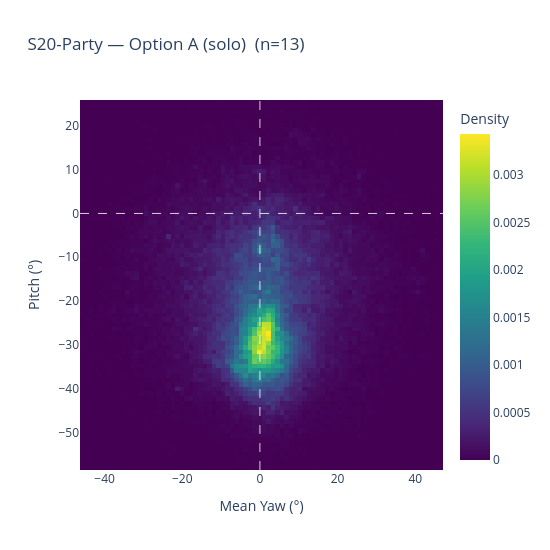
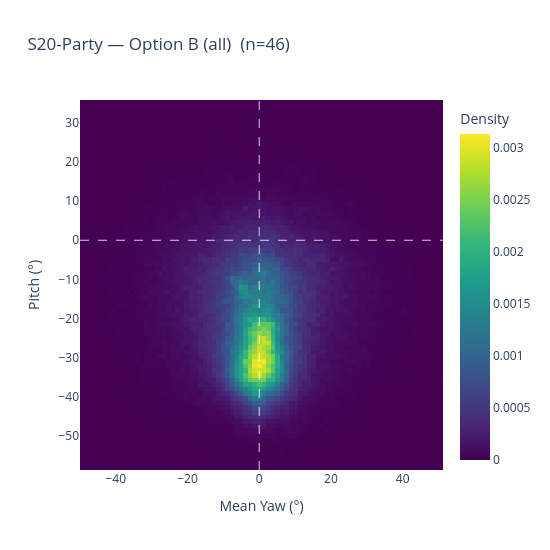
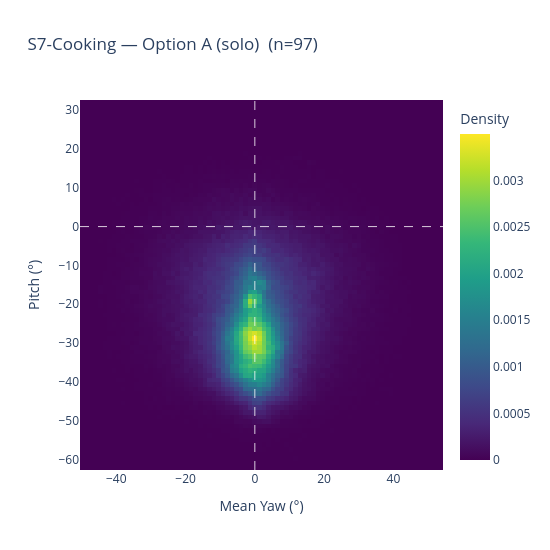
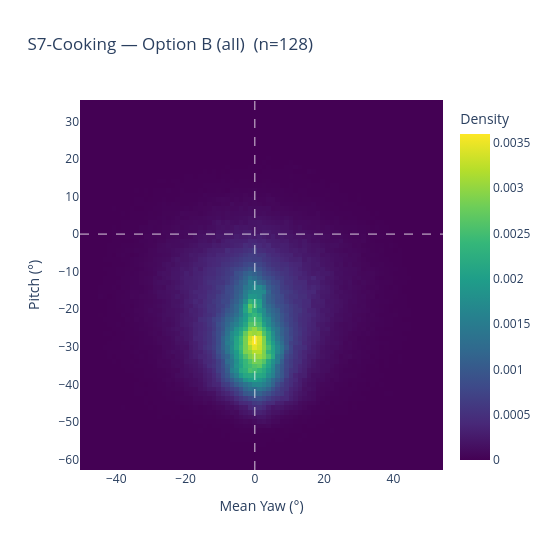

The cell these charts' notebook holds for them, in order:
### Code cell
for script in PAIRED_ACTIVITIES:
    compare_options(script, catalog_raw, all_dfs)

### Figure 1 — Plotly figure (JSON) as saved in the notebook; plotly's stock layout.template omitted (floating-point values rounded to 4 significant figures; data arrays with more than 128 entries replaced by an {"elided": "..."} marker saying what was removed)
{"data": [{"colorbar": {"title": {"text": "Density"}}, "colorscale": [[0, "#440154"], [0.1111, "#482878"], [0.2222, "#3e4989"], [0.3333, "#31688e"], [0.4444, "#26828e"], [0.5556, "#1f9e89"], [0.6667, "#35b779"], [0.7778, "#6ece58"], [0.8889, "#b5de2b"], [1, "#fde725"]], "type": "heatmap", "x": [-45.74, -44.58, -43.41, -42.24, -41.07, -39.9, -38.73, -37.57, -36.4, -35.23, -34.06, -32.89, -31.72, -30.56, -29.39, -28.22, -27.05, -25.88, -24.71, -23.55, -22.38, -21.21, -20.04, -18.87, -17.7, -16.54, -15.37, -14.2, -13.03, -11.86, -10.69, -9.525, -8.357, -7.188, -6.02, -4.852, -3.683, -2.515, -1.346, -0.1781, 0.9903, 2.159, 3.327, 4.495, 5.664, 6.832, 8.0, 9.169, 10.34, 11.51, 12.67, 13.84, 15.01, 16.18, 17.35, 18.52, 19.68, 20.85, 22.02, 23.19, 24.36, 25.53, 26.69, 27.86, 29.03, 30.2, 31.37, 32.54, 33.7, 34.87, 36.04, 37.21, 38.38, 39.55, 40.71, 41.88, 43.05, 44.22, 45.39, 46.56], "y": [-58.06, -57.0, -55.94, -54.89, -53.83, -52.78, -51.72, -50.66, -49.61, -48.55, -47.49, -46.44, -45.38, -44.33, -43.27, -42.21, -41.16, -40.1, -39.04, -37.99, -36.93, -35.88, -34.82, -33.76, -32.71, -31.65, -30.6, -29.54, -28.48, -27.43, -26.37, -25.31, -24.26, -23.2, -22.15, -21.09, -20.03, -18.98, -17.92, -16.86, -15.81, -14.75, -13.7, -12.64, -11.58, -10.53, -9.472, -8.416, -7.359, -6.303, -5.247, -4.191, -3.135, -2.078, -1.022, 0.0339, 1.09, 2.146, 3.202, 4.259, 5.315, 6.371, 7.427, 8.483, 9.54, 10.6, 11.65, 12.71, 13.76, 14.82, 15.88, 16.93, 17.99, 19.05, 20.1, 21.16, 22.21, 23.27, 24.33, 25.38], "z": {"elided": "80x80 float values"}}], "layout": {"autosize": false, "height": 550, "shapes": [{"line": {"color": "white", "dash": "dash", "width": 0.8}, "type": "line", "x0": 0, "x1": 1, "xref": "x domain", "y0": 0, "y1": 0, "yref": "y"}, {"line": {"color": "white", "dash": "dash", "width": 0.8}, "type": "line", "x0": 0, "x1": 0, "xref": "x", "y0": 0, "y1": 1, "yref": "y domain"}], "title": {"text": "S20-Party — Option A (solo)  (n=13)"}, "width": 550, "xaxis": {"title": {"text": "Mean Yaw (°)"}}, "yaxis": {"title": {"text": "Pitch (°)"}}}}

### Figure 2 — Plotly figure (JSON) as saved in the notebook; plotly's stock layout.template omitted (floating-point values rounded to 4 significant figures; data arrays with more than 128 entries replaced by an {"elided": "..."} marker saying what was removed)
{"data": [{"colorbar": {"title": {"text": "Density"}}, "colorscale": [[0, "#440154"], [0.1111, "#482878"], [0.2222, "#3e4989"], [0.3333, "#31688e"], [0.4444, "#26828e"], [0.5556, "#1f9e89"], [0.6667, "#35b779"], [0.7778, "#6ece58"], [0.8889, "#b5de2b"], [1, "#fde725"]], "type": "heatmap", "x": [-49.34, -48.08, -46.81, -45.55, -44.28, -43.02, -41.75, -40.49, -39.22, -37.95, -36.69, -35.42, -34.16, -32.89, -31.63, -30.36, -29.1, -27.83, -26.57, -25.3, -24.04, -22.77, -21.51, -20.24, -18.98, -17.71, -16.44, -15.18, -13.91, -12.65, -11.38, -10.12, -8.853, -7.587, -6.322, -5.057, -3.791, -2.526, -1.261, 0.004495, 1.27, 2.535, 3.8, 5.066, 6.331, 7.596, 8.862, 10.13, 11.39, 12.66, 13.92, 15.19, 16.45, 17.72, 18.98, 20.25, 21.51, 22.78, 24.05, 25.31, 26.58, 27.84, 29.11, 30.37, 31.64, 32.9, 34.17, 35.43, 36.7, 37.96, 39.23, 40.49, 41.76, 43.02, 44.29, 45.56, 46.82, 48.09, 49.35, 50.62], "y": [-58.16, -56.98, -55.79, -54.61, -53.43, -52.25, -51.06, -49.88, -48.7, -47.52, -46.33, -45.15, -43.97, -42.78, -41.6, -40.42, -39.24, -38.05, -36.87, -35.69, -34.51, -33.32, -32.14, -30.96, -29.77, -28.59, -27.41, -26.23, -25.04, -23.86, -22.68, -21.5, -20.31, -19.13, -17.95, -16.77, -15.58, -14.4, -13.22, -12.03, -10.85, -9.669, -8.486, -7.303, -6.121, -4.938, -3.755, -2.573, -1.39, -0.2072, 0.9755, 2.158, 3.341, 4.524, 5.706, 6.889, 8.072, 9.255, 10.44, 11.62, 12.8, 13.99, 15.17, 16.35, 17.53, 18.72, 19.9, 21.08, 22.26, 23.45, 24.63, 25.81, 27.0, 28.18, 29.36, 30.54, 31.73, 32.91, 34.09, 35.27], "z": {"elided": "80x80 float values"}}], "layout": {"autosize": false, "height": 550, "shapes": [{"line": {"color": "white", "dash": "dash", "width": 0.8}, "type": "line", "x0": 0, "x1": 1, "xref": "x domain", "y0": 0, "y1": 0, "yref": "y"}, {"line": {"color": "white", "dash": "dash", "width": 0.8}, "type": "line", "x0": 0, "x1": 0, "xref": "x", "y0": 0, "y1": 1, "yref": "y domain"}], "title": {"text": "S20-Party — Option B (all)  (n=46)"}, "width": 550, "xaxis": {"title": {"text": "Mean Yaw (°)"}}, "yaxis": {"title": {"text": "Pitch (°)"}}}}

### Figure 3 — Plotly figure (JSON) as saved in the notebook; plotly's stock layout.template omitted (floating-point values rounded to 4 significant figures; data arrays with more than 128 entries replaced by an {"elided": "..."} marker saying what was removed)
{"data": [{"colorbar": {"title": {"text": "Density"}}, "colorscale": [[0, "#440154"], [0.1111, "#482878"], [0.2222, "#3e4989"], [0.3333, "#31688e"], [0.4444, "#26828e"], [0.5556, "#1f9e89"], [0.6667, "#35b779"], [0.7778, "#6ece58"], [0.8889, "#b5de2b"], [1, "#fde725"]], "type": "heatmap", "x": [-49.83, -48.52, -47.21, -45.9, -44.59, -43.28, -41.97, -40.66, -39.35, -38.04, -36.73, -35.42, -34.11, -32.8, -31.49, -30.18, -28.87, -27.56, -26.25, -24.94, -23.63, -22.31, -21.0, -19.69, -18.38, -17.07, -15.76, -14.45, -13.14, -11.83, -10.52, -9.214, -7.904, -6.593, -5.283, -3.973, -2.663, -1.353, -0.04284, 1.267, 2.577, 3.888, 5.198, 6.508, 7.818, 9.128, 10.44, 11.75, 13.06, 14.37, 15.68, 16.99, 18.3, 19.61, 20.92, 22.23, 23.54, 24.85, 26.16, 27.47, 28.78, 30.09, 31.4, 32.71, 34.02, 35.33, 36.64, 37.95, 39.26, 40.57, 41.88, 43.19, 44.5, 45.81, 47.12, 48.43, 49.74, 51.05, 52.36, 53.67], "y": [-62.15, -60.96, -59.77, -58.58, -57.38, -56.19, -55.0, -53.81, -52.62, -51.42, -50.23, -49.04, -47.85, -46.65, -45.46, -44.27, -43.08, -41.89, -40.69, -39.5, -38.31, -37.12, -35.92, -34.73, -33.54, -32.35, -31.16, -29.96, -28.77, -27.58, -26.39, -25.19, -24.0, -22.81, -21.62, -20.43, -19.23, -18.04, -16.85, -15.66, -14.46, -13.27, -12.08, -10.89, -9.695, -8.503, -7.311, -6.118, -4.926, -3.734, -2.542, -1.349, -0.1572, 1.035, 2.227, 3.42, 4.612, 5.804, 6.996, 8.189, 9.381, 10.57, 11.77, 12.96, 14.15, 15.34, 16.53, 17.73, 18.92, 20.11, 21.3, 22.5, 23.69, 24.88, 26.07, 27.26, 28.46, 29.65, 30.84, 32.03], "z": {"elided": "80x80 float values"}}], "layout": {"autosize": false, "height": 550, "shapes": [{"line": {"color": "white", "dash": "dash", "width": 0.8}, "type": "line", "x0": 0, "x1": 1, "xref": "x domain", "y0": 0, "y1": 0, "yref": "y"}, {"line": {"color": "white", "dash": "dash", "width": 0.8}, "type": "line", "x0": 0, "x1": 0, "xref": "x", "y0": 0, "y1": 1, "yref": "y domain"}], "title": {"text": "S7-Cooking — Option A (solo)  (n=97)"}, "width": 550, "xaxis": {"title": {"text": "Mean Yaw (°)"}}, "yaxis": {"title": {"text": "Pitch (°)"}}}}

### Figure 4 — Plotly figure (JSON) as saved in the notebook; plotly's stock layout.template omitted (floating-point values rounded to 4 significant figures; data arrays with more than 128 entries replaced by an {"elided": "..."} marker saying what was removed)
{"data": [{"colorbar": {"title": {"text": "Density"}}, "colorscale": [[0, "#440154"], [0.1111, "#482878"], [0.2222, "#3e4989"], [0.3333, "#31688e"], [0.4444, "#26828e"], [0.5556, "#1f9e89"], [0.6667, "#35b779"], [0.7778, "#6ece58"], [0.8889, "#b5de2b"], [1, "#fde725"]], "type": "heatmap", "x": [-49.83, -48.52, -47.21, -45.9, -44.59, -43.28, -41.97, -40.66, -39.35, -38.04, -36.73, -35.42, -34.11, -32.8, -31.49, -30.18, -28.87, -27.56, -26.25, -24.94, -23.63, -22.31, -21.0, -19.69, -18.38, -17.07, -15.76, -14.45, -13.14, -11.83, -10.52, -9.214, -7.904, -6.593, -5.283, -3.973, -2.663, -1.353, -0.04284, 1.267, 2.577, 3.888, 5.198, 6.508, 7.818, 9.128, 10.44, 11.75, 13.06, 14.37, 15.68, 16.99, 18.3, 19.61, 20.92, 22.23, 23.54, 24.85, 26.16, 27.47, 28.78, 30.09, 31.4, 32.71, 34.02, 35.33, 36.64, 37.95, 39.26, 40.57, 41.88, 43.19, 44.5, 45.81, 47.12, 48.43, 49.74, 51.05, 52.36, 53.67], "y": [-62.13, -60.9, -59.67, -58.44, -57.21, -55.98, -54.75, -53.52, -52.29, -51.06, -49.83, -48.6, -47.37, -46.14, -44.91, -43.68, -42.45, -41.22, -39.99, -38.76, -37.53, -36.3, -35.07, -33.84, -32.61, -31.38, -30.15, -28.92, -27.69, -26.46, -25.23, -24.0, -22.77, -21.54, -20.31, -19.08, -17.85, -16.62, -15.39, -14.16, -12.93, -11.7, -10.47, -9.235, -8.005, -6.775, -5.545, -4.314, -3.084, -1.854, -0.6238, 0.6064, 1.837, 3.067, 4.297, 5.527, 6.758, 7.988, 9.218, 10.45, 11.68, 12.91, 14.14, 15.37, 16.6, 17.83, 19.06, 20.29, 21.52, 22.75, 23.98, 25.21, 26.44, 27.67, 28.9, 30.13, 31.36, 32.59, 33.82, 35.05], "z": {"elided": "80x80 float values"}}], "layout": {"autosize": false, "height": 550, "shapes": [{"line": {"color": "white", "dash": "dash", "width": 0.8}, "type": "line", "x0": 0, "x1": 1, "xref": "x domain", "y0": 0, "y1": 0, "yref": "y"}, {"line": {"color": "white", "dash": "dash", "width": 0.8}, "type": "line", "x0": 0, "x1": 0, "xref": "x", "y0": 0, "y1": 1, "yref": "y domain"}], "title": {"text": "S7-Cooking — Option B (all)  (n=128)"}, "width": 550, "xaxis": {"title": {"text": "Mean Yaw (°)"}}, "yaxis": {"title": {"text": "Pitch (°)"}}}}
